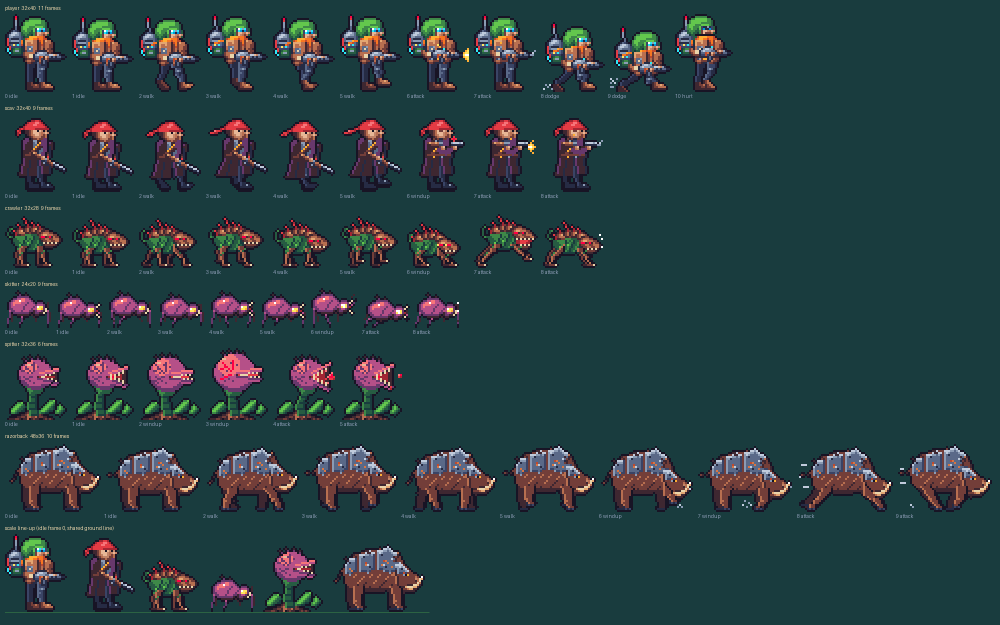
#> input picture pixel-art/contact_chars.png, 2000 x 1250 px, given in place of scrap_turret.png, which was not available (shown at 1/2 size)
$ python contact.py
#> lines starting #> are read from the running program, lines starting #| are printed output that depends on the picture; pictures that were not available may be replaced by others from this repository, and a replacement may not be noted
"""Contact sheet for the V3 towers: every type x (L1, L2, L3, 3a, 3b), idle frame 0 + attack frame 2 at x2 on the
day ground, then the same idle frames night-tinted (#a9b6e6) standing on a plinth at x2 - the defense-board read.
Run: python pixel-art/towers_v3/contact.py  ->  pixel-art/contact_v3towers.png
"""
from pathlib import Path

from PIL import Image, ImageDraw, ImageFont

ROOT = Path(__file__).resolve().parents[2]
SPR = ROOT / "public" / "sprites"
TYPES = ["scrap_turret", "thorn_nest", "arc_spire", "snare_vine", "mortar_pod", "pulse_beacon"]
SFX = ["", "_2", "_3", "_3a", "_3b"]
LABEL = {"": "L1", "_2": "L2", "_3": "L3", "_3a": "3a", "_3b": "3b"}
TINT = (0xa9 / 255, 0xb6 / 255, 0xe6 / 255)
font = ImageFont.load_default()


def frame(key, f):
    im = Image.open(SPR / f"{key}.png").convert("RGBA")
    return im.crop((f * 48, 0, f * 48 + 48, 64))


def night(im):
    r, g, b, a = im.split()
    return Image.merge("RGBA", (r.point(lambda v: int(v * TINT[0])), g.point(lambda v: int(v * TINT[1])),
                                b.point(lambda v: int(v * TINT[2])), a))


def plinth(w=46, top=34, face=7):
    """Approximate DefenseGround plinth (stone top + front face) for context."""
    im = Image.new("RGBA", (w + 4, top + face + 3), (0, 0, 0, 0))
    d = ImageDraw.Draw(im)
    d.rectangle((2, 1, w + 1, top), fill=(0x4c, 0x52, 0x4e, 255))
    d.line((2, 1, w + 1, 1), fill=(0x68, 0x70, 0x68, 255))
    d.line((2, 1, 2, top), fill=(0x68, 0x70, 0x68, 255))
    d.line((2, top // 2 + 1, w + 1, top // 2 + 1), fill=(0x3f, 0x44, 0x42, 255))
    d.rectangle((2, top + 1, w + 1, top + face), fill=(0x2f, 0x34, 0x32, 255))
    d.line((2, top + face, w + 1, top + face), fill=(0x26, 0x2a, 0x29, 255))
    return im


S = 2
CW, CH = 48 * S, 64 * S
pad = 6
cols = len(SFX) * 2
W = 90 + cols * (CW + pad) + pad
H1 = len(TYPES) * (CH + 18)
H2 = 18 + len(TYPES) * (CH + 30)
out = Image.new("RGBA", (W, H1 + H2 + 30), (22, 24, 28, 255))
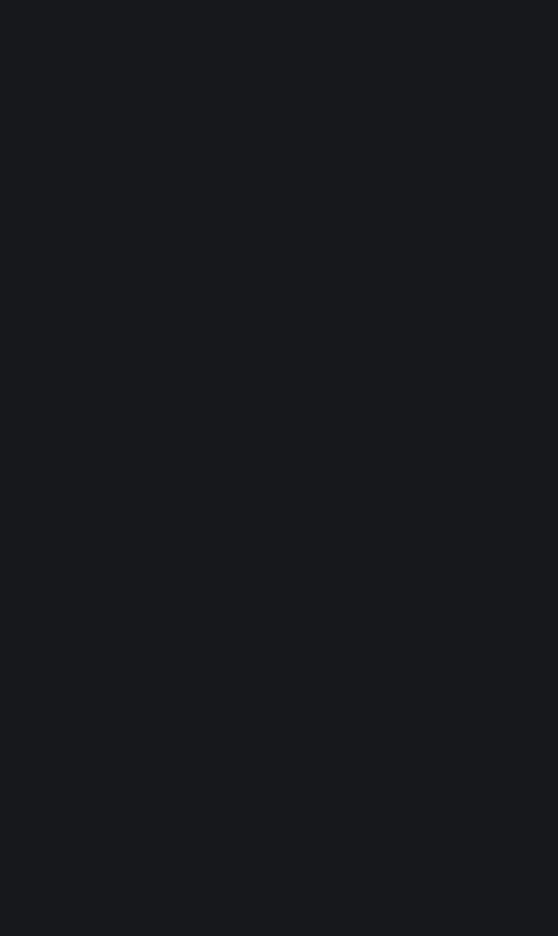
#> out: PIL image 1116x1872 RGBA (shown at 1/2 size); mean R, G, B, A 22, 24, 28, 255
d = ImageDraw.Draw(out)
y = 4
for t in TYPES:
    d.text((6, y + CH // 2), t, fill=(230, 226, 200, 255), font=font)
    x = 90
    for s in SFX:
        for f in (0, 2):
            cell = Image.new("RGBA", (48, 64), (52, 58, 50, 255))
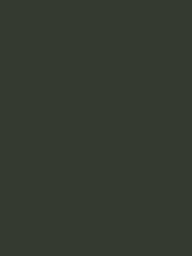
#> cell: PIL image 48x64 RGBA (shown 4 times larger); mean R, G, B, A 52, 58, 50, 255
            cell.alpha_composite(frame(t + s, f))
#> in frame, `return im.crop((f * 48, 0, f * 48 + 48, 64))`:
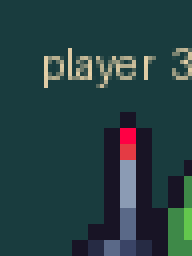
#> returned value: PIL image 48x64 RGBA (shown 4 times larger); mean R, G, B, A 37.3, 63.8, 65.7, 255
            out.alpha_composite(cell.resize((CW, CH), Image.NEAREST), (x, y + 12))
#> (the run stopped early here; a loop or call above may not have finished)
